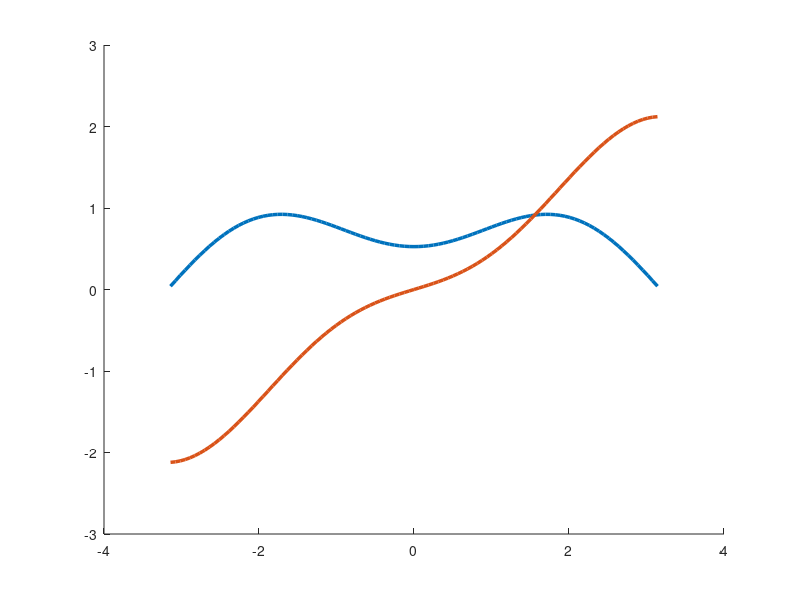

Recreate this plot in MATLAB. (Note: this script raises an error after producing the figure.)
clear all
close all
%%
r = 1;
th = linspace(-pi, pi, 101);
y1 = sqrt(r/(2*pi)).*(7/3*cos(th./2) - cos(3*th./2)) + ...
     (1/(4*sqrt(2*pi)))^2*(-1/15*log(r)-52/45*(log(r)+3/4*sin(th).^2) - 103/48*cos(th) + 26/15*cos(2*th)-3/16*cos(3*th));
y2 = sqrt(r/(2*pi)).*(13/3*sin(th./2) - sin(3*th./2)) + ...
    (1/(4*sqrt(2*pi)))^2*(th/15 - 52/45*(th/4 - 3/8*sin(2*th)) - 61/48*sin(th) + 26/15*sin(2*th) - 3/16*sin(3*th)) ;

figure(1)
hold on 
plot(th, y1, 'linewidth', 2.5)
plot(th, y2, 'linewidth', 2.5)
xline(-pi, '--k')
xline(-3*pi/4, '--k')
xline(-2*pi/4, '--k')
xline(-pi/4, '--k')
xline(0, '--k')
xline(pi/4, '--k')
xline(2*pi/4, '--k')
xline(3*pi/4, '--k')
xline(pi, '--k')

% h0 is the height 
h0 = 100000.0;
% Amount of displacement 
Delta = 100; 
% stretch in direction of displacement 
lambda_a = 1 + Delta/h0;

% Known a for specific geometry 
a = 2*sqrt(h0/pi)*(lambda_a - inv(lambda_a));
c = 1.55;
%%
k_I = 0.001;
mu = 1;
scale = 1.0;

test_par = k_I/(4*mu); 

%% Define LHS section - discontinuous section 
x_l_b = linspace(-0.5, -0.5, 101);
y_l_b = linspace(-0.5, -0, 101);
% Convert coordinates
r_l_b = sqrt(x_l_b.^2 + y_l_b.^2);
th_l_b = atan(y_l_b./x_l_b) - pi;

x_l_t = linspace(-0.5, -0.5, 101);
y_l_t = linspace(0, 0.5, 101);
% Convert coordinates
r_l_t = sqrt(x_l_t.^2 + y_l_t.^2);
th_l_t = atan(y_l_t./x_l_t) + pi;

y1_l_b = test_par*sqrt(r_l_b/(2*pi)).*(7/3*cos(th_l_b./2) - cos(3*th_l_b./2)) + ...
         (test_par/(sqrt(2*pi)))^2*(-1/15*log(r_l_b)-52/45*(log(r_l_b)+3/4*sin(th_l_b).^2) - 103/48*cos(th_l_b) + 26/15*cos(2*th_l_b)-3/16*cos(3*th_l_b));
%c*r.*cos(th-pi) - x_l_b;
y2_l_b = test_par*sqrt(r_l_b/(2*pi)).*(13/3*sin(th_l_b./2) - sin(3*th_l_b./2)) + ...
         (test_par/(sqrt(2*pi)))^2*(th_l_b/15 - 52/45*(th_l_b/4 - 3/8*sin(2*th_l_b)) - 61/48*sin(th_l_b) + 26/15*sin(2*th_l_b) - 3/16*sin(3*th_l_b)) ;
%a*sqrt(r).*sin((th-pi)./2) - y_l_b;
y1_l_t = test_par*sqrt(r_l_t/(2*pi)).*(7/3*cos(th_l_t./2) - cos(3*th_l_t./2)) + ...
         (test_par/(sqrt(2*pi)))^2*(-1/15*log(r_l_t) - 52/45*(log(r_l_t) + 3/4*sin(th_l_t).^2) - 103/48*cos(th_l_t) + 26/15*cos(2*th_l_t) -3/16*cos(3*th_l_t));
% c*r.*cos(th+pi) - x_l_t;
y2_l_t = test_par*sqrt(r_l_t/(2*pi)).*(13/3*sin(th_l_t./2) - sin(3*th_l_t./2)) + ...
         (test_par/(sqrt(2*pi)))^2*(th_l_t/15 - 52/45*(th_l_t/4 - 3/8*sin(2*th_l_t)) - 61/48*sin(th_l_t) + 26/15*sin(2*th_l_t) - 3/16*sin(3*th_l_t)) ;
%a*sqrt(r).*sin((th+pi)./2) - y_l_t;

%% Define Top section - continuous
x_t_l = linspace(-0.5, 0, 101);
y_t_l = linspace(0.5, 0.5, 101);
% Convert coordinates
r_t_l = sqrt(x_t_l.^2 + y_t_l.^2);
th_t_l = atan(y_t_l./x_t_l);
th_t_l(101) = -th_t_l(101);
th_t_l = th_t_l + pi; 

x_t_r = linspace(0, 0.5, 101);
y_t_r = linspace(0.5, 0.5, 101);
% Convert coordinates
r_t_r = sqrt(x_t_r.^2 + y_t_r.^2);
th_t_r = atan(y_t_r./x_t_r);

y1_t_l = test_par*sqrt(r_t_l/(2*pi)).*(7/3*cos(th_t_l./2) - cos(3*th_t_l./2)) + ...
         test_par^2*(1/(sqrt(2*pi)))^2*(-1/15*log(r_t_l) - 52/45*(log(r_t_l) + 3/4*sin(th_t_l).^2) - 103/48*cos(th_t_l) + 26/15*cos(2*th_t_l) -3/16*cos(3*th_t_l));
%flip(c*r.*cos(th + pi) - x_t_l);
y2_t_l = test_par*sqrt(r_t_l/(2*pi)).*(13/3*sin(th_t_l./2) - sin(3*th_t_l./2)) + ...
         test_par^2*(1/(sqrt(2*pi)))^2*(th_t_l/15 - 52/45*(th_t_l/4 - 3/8*sin(2*th_t_l)) - 61/48*sin(th_t_l) + 26/15*sin(2*th_t_l) - 3/16*sin(3*th_t_l)) ;
%flip(a*sqrt(r).*sin((th + pi)./2) - y_t_l);
y1_t_r = test_par*sqrt(r_t_r/(2*pi)).*(7/3*cos(th_t_r./2) - cos(3*th_t_r./2)) + ...
         test_par^2*(1/(sqrt(2*pi)))^2*(-1/15*log(r_t_r) - 52/45*(log(r_t_r) + 3/4*sin(th_t_r).^2) - 103/48*cos(th_t_r) + 26/15*cos(2*th_t_r) -3/16*cos(3*th_t_r));
%c*r.*cos(th) - x_t_r;
y2_t_r = test_par*sqrt(r_t_r/(2*pi)).*(13/3*sin(th_t_r./2) - sin(3*th_t_r./2)) + ...
         test_par^2*(1/(sqrt(2*pi)))^2*(th_t_r/15 - 52/45*(th_t_r/4 - 3/8*sin(2*th_t_r)) - 61/48*sin(th_t_r) + 26/15*sin(2*th_t_r) - 3/16*sin(3*th_t_r)) ;
%a*sqrt(r).*sin((th)./2) - y_t_r;

%% Define RHS - continuous
x_rhs = linspace(0.5, 0.5, 101);
y_rhs = linspace(0.5, -0.5, 101);
% Convert coordinates
r_r = sqrt(x_rhs.^2 + y_rhs.^2);
th_r = atan(y_rhs./x_rhs);
thdeg = rad2deg(th_r)

y1_rhs = test_par*sqrt(r_r/(2*pi)).*(7/3*cos(th_r./2) - cos(3*th_r./2)) + ...
         test_par^2*(1/(sqrt(2*pi)))^2*(-1/15*log(r_r) - 52/45*(log(r_r) + 3/4*sin(th_r).^2) - 103/48*cos(th_r) + 26/15*cos(2*th_r) -3/16*cos(3*th_r));
%c*r.*cos(th) - x_rhs;
y2_rhs = test_par*sqrt(r_r/(2*pi)).*(13/3*sin(th_r./2) - sin(3*th_r./2)) + ...
         test_par^2*(1/(sqrt(2*pi)))^2*(th_r/15 - 52/45*(th_r/4 - 3/8*sin(2*th_r)) - 61/48*sin(th_r) + 26/15*sin(2*th_r) - 3/16*sin(3*th_r)) ;
%flip(a*sqrt(r).*sin((th + pi)./2) - y_t_l);
%a*sqrt(r).*sin((th)./2) - y_rhs;

%% Define Bottom - continuous 
x_b_r = linspace(0.5, 0, 101);
y_b_r = linspace(-0.5, -0.5, 101);
% Convert coordinates
r_b_r = sqrt(x_b_r.^2 + y_b_r.^2);
th_b_r = atan(y_b_r./x_b_r);

x_b_l = linspace(0, -0.5, 101);
y_b_l = linspace(-0.5, -0.5, 101);
% Convert coordinates
r_b_l = sqrt(x_b_l.^2 + y_b_l.^2);
th_b_l = atan(y_b_l./x_b_l);
th_b_l(1) = -th_b_l(1);
th_b_l = th_b_l - pi;

y1_b_r = test_par*sqrt(r_b_r/(2*pi)).*(7/3*cos(th_b_r./2) - cos(3*th_b_r./2)) + ...
         test_par^2*(1/(sqrt(2*pi)))^2*(-1/15*log(r_b_r) - 52/45*(log(r_b_r) + 3/4*sin(th_b_r).^2) - 103/48*cos(th_b_r) + 26/15*cos(2*th_b_r) -3/16*cos(3*th_b_r));
y2_b_r = test_par*sqrt(r_b_r/(2*pi)).*(13/3*sin(th_b_r./2) - sin(3*th_b_r./2)) + ...
         test_par^2*(1/(sqrt(2*pi)))^2*(th_b_r/15 - 52/45*(th_b_r/4 - 3/8*sin(2*th_b_r)) - 61/48*sin(th_b_r) + 26/15*sin(2*th_b_r) - 3/16*sin(3*th_b_r)) ;

y1_b_l = test_par*sqrt(r_b_l/(2*pi)).*(7/3*cos(th_b_l./2) - cos(3*th_b_l./2)) + ...
         test_par^2*(1/(sqrt(2*pi)))^2*(-1/15*log(r_b_l) - 52/45*(log(r_b_l) + 3/4*sin(th_b_l).^2) - 103/48*cos(th_b_l) + 26/15*cos(2*th_b_l) -3/16*cos(3*th_b_l));
y2_b_l = test_par*sqrt(r_b_l/(2*pi)).*(13/3*sin(th_b_l./2) - sin(3*th_b_l./2)) + ...
         test_par^2*(1/(sqrt(2*pi)))^2*(th_b_l/15 - 52/45*(th_b_l/4 - 3/8*sin(2*th_b_l)) - 61/48*sin(th_b_l) + 26/15*sin(2*th_b_l) - 3/16*sin(3*th_b_l)) ;

%%
figure(2)
hold on
plot(linspace(-1.5, -1, 101), scale*y1_b_r, 'r', 'LineWidth', 2.5)
plot(linspace(-1.5, -1, 101), scale*y2_b_r, 'b', 'LineWidth', 2.5)
plot(linspace(-1, -0.5, 101), scale*y1_b_l, 'r', 'LineWidth', 2.5)
plot(linspace(-1, -0.5, 101), scale*y2_b_l, 'b', 'LineWidth', 2.5)
xline(-0.5, '--k')
plot(y_l_t, scale*y1_l_t, 'r', 'LineWidth', 2.5)
plot(y_l_t, scale*y2_l_t, 'b', 'LineWidth', 2.5)
h1 = plot(y_l_b, scale*y1_l_b, 'r', 'LineWidth', 2.5);
h2 = plot(y_l_b, scale*y2_l_b, 'b', 'LineWidth', 2.5);
xline(0.5, '--k') % top 
plot(linspace(0.5, 1., 101), scale*y1_t_l, 'r', 'LineWidth', 2.5)
plot(linspace(0.5, 1., 101), scale*y2_t_l, 'b', 'LineWidth', 2.5)
plot(linspace(1.0, 1.5, 101), scale*y1_t_r, 'r', 'LineWidth', 2.5)
plot(linspace(1.0, 1.5, 101), scale*y2_t_r, 'b', 'LineWidth', 2.5)
xline(1.5, '--k') % rhs
plot(linspace(1.5, 2.5, 101), scale*y1_rhs, 'r', 'LineWidth', 2.5)
plot(linspace(1.5, 2.5, 101), scale*y2_rhs, 'b', 'LineWidth', 2.5)

leg = legend([h1, h2],["u1", "u2"], 'Location', 'Best');

%%
x_fea = KI0S1.Points0;
ux_fea = KI0S1.Disp0;
uy_fea = KI0S1.Disp1;
k_I = 0.001;
mu = 1;

par = k_I/(4*mu); 

x = linspace(-0.5,0,201);
y = linspace(0.0,0.0,201);

r = sqrt(x.^2 + y.^2);
th = atan(y./x)+pi;
r = r(1,1:200);
th = th(1,1:200);
ux = par*sqrt(r/(2*pi)).*(7/3*cos(th./2) - cos(3*th./2)) + ...
     par^2*(1/(sqrt(2*pi)))^2*(-1/15*log(r) - 52/45*(log(r) + 3/4*sin(th).^2) - 103/48*cos(th) + 26/15*cos(2*th) -3/16*cos(3*th));
uy = par*sqrt(r/(2*pi)).*(13/3*sin(th./2) - sin(3*th./2)) + ...
     par^2*(1/(sqrt(2*pi)))^2*(th/15 - 52/45*(th/4 - 3/8*sin(2*th)) - 61/48*sin(th) + 26/15*sin(2*th) - 3/16*sin(3*th)) ;
% ux - ux(0, 0) and uy - uy(0, 0)
uy_0 = uy - uy(end);
ux_0 = ux - ux(end); 

figure(1)
hold on 
h1 = plot(x(1,1:200), (ux_0(1,:)), 'r', 'LineWidth', 2.5)
h2 = plot(x(1,1:200), (uy_0(1,:)), 'b', 'LineWidth', 2.5)

plot(x_fea, ux_fea, 'r--', 'LineWidth', 2.5)
plot(x_fea, uy_fea, 'b--', 'LineWidth', 2.5)
xlabel("X-Coord", 'Interpreter', 'LaTeX')
ylabel("Displacement", 'Interpreter', 'LaTeX')
leg = legend([h1, h2],["X-Disp", "Y-Disp"], 'Location', 'Best');

saveas(gcf, 'BouchbinderDisp.eps', 'epsc')

